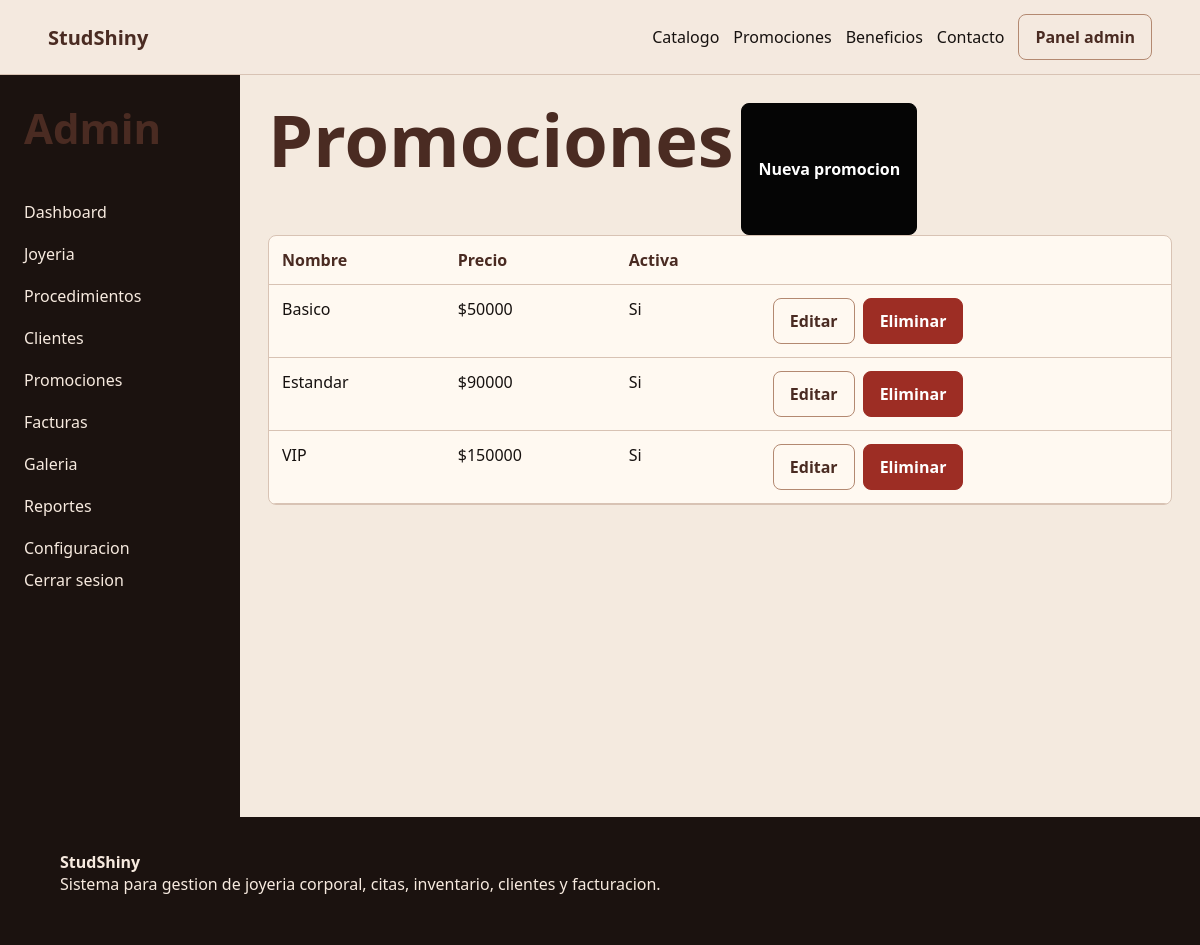
/panel/promociones/ (signed in), run on the app's committed database.
### core/models.py (models this page shows, shortened)
class Promocion(models.Model):
    nombre = models.CharField(max_length=80)
    descripcion = models.TextField(blank=True)
    precio = models.DecimalField(max_digits=10, decimal_places=2, validators=[MinValueValidator(1)])
    activa = models.BooleanField(default=True)
    class Meta:
        ordering = ["precio"]

### core/views.py (the view)
# urls.py: path("panel/promociones/", views.PromocionListView.as_view(), name="promocion_list"),
class PromocionListView(AdminRequiredMixin, ListView):
    model = Promocion
    template_name = "core/admin/promociones/list.html"
    context_object_name = "promociones"

### core/views.py (called while the page is built)
def es_admin(user):
    return user.is_authenticated and user.is_staff

    def dispatch(self, request, *args, **kwargs):
        if not es_admin(request.user):
            return redirect("login")
        return super().dispatch(request, *args, **kwargs)

### core/templates/core/admin/promociones/list.html
{% extends "core/admin/base_admin.html" %}
{% block admin_content %}
<div class="actions"><h1>Promociones</h1><a class="button" href="{% url 'promocion_create' %}">Nueva promocion</a></div>
<div class="table-wrap"><table><thead><tr><th>Nombre</th><th>Precio</th><th>Activa</th><th></th></tr></thead><tbody>
{% for p in promociones %}<tr><td>{{ p.nombre }}</td><td>${{ p.precio|floatformat:0 }}</td><td>{% if p.activa %}Si{% else %}No{% endif %}</td><td class="actions"><a class="button light" href="{% url 'promocion_update' p.id %}">Editar</a><a class="button danger" href="{% url 'promocion_delete' p.id %}">Eliminar</a></td></tr>{% empty %}<tr><td colspan="4">Sin promociones.</td></tr>{% endfor %}
</tbody></table></div>
{% endblock %}

### core/static/core/styles.css (style rules this page uses)
:root { --cream: #f4eadf; --paper: #fff9f1; --terracotta: #b38971; --terracotta-dark: #8d5f49; --coffee: #4a2b22; --ink: #16110f; --muted: #7a665e; --line: #d8c3b4; --danger: #9d2d24; --success: #26633a; }
* { box-sizing: border-box; }
body { margin: 0; background: var(--cream); color: var(--ink); font-family: "Segoe UI", Arial, sans-serif; }
a { color: inherit; text-decoration: none; }
.button, button { display: inline-flex; justify-content: center; align-items: center; border: 1px solid #050505; border-radius: 8px; background: #050505; color: #fff; font-weight: 800; padding: 11px 16px; cursor: pointer; }
.button.light { background: transparent; color: var(--coffee); border-color: var(--terracotta); }
.button.danger { background: var(--danger); border-color: var(--danger); }
h1, h2, h3, p { margin-top: 0; }
h1 { font-size: clamp(38px, 6vw, 76px); line-height: 1; color: var(--coffee); }
.table-wrap { overflow-x: auto; background: var(--paper); border: 1px solid var(--line); border-radius: 8px; }
table { width: 100%; border-collapse: collapse; }
th, td { text-align: left; padding: 13px; border-bottom: 1px solid var(--line); vertical-align: top; }
th { color: var(--coffee); }
.actions { display: flex; flex-wrap: wrap; gap: 8px; }

### data on the page
Promocion: nombre "Basico", precio "50000", activa "Si"
Promocion: nombre "Estandar", precio "90000", activa "Si"
Promocion: nombre "VIP", precio "150000", activa "Si"
